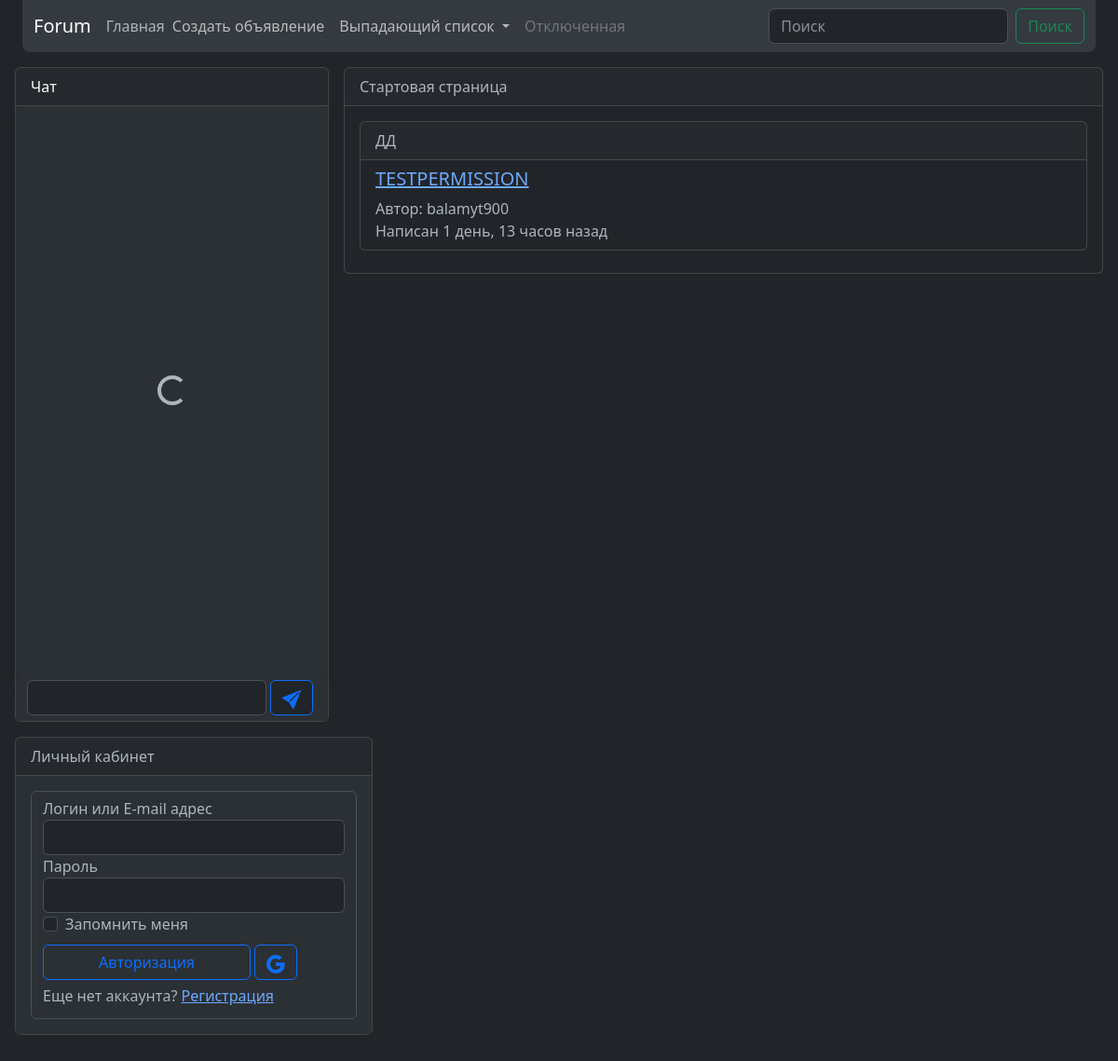
Before: / with the older database file.
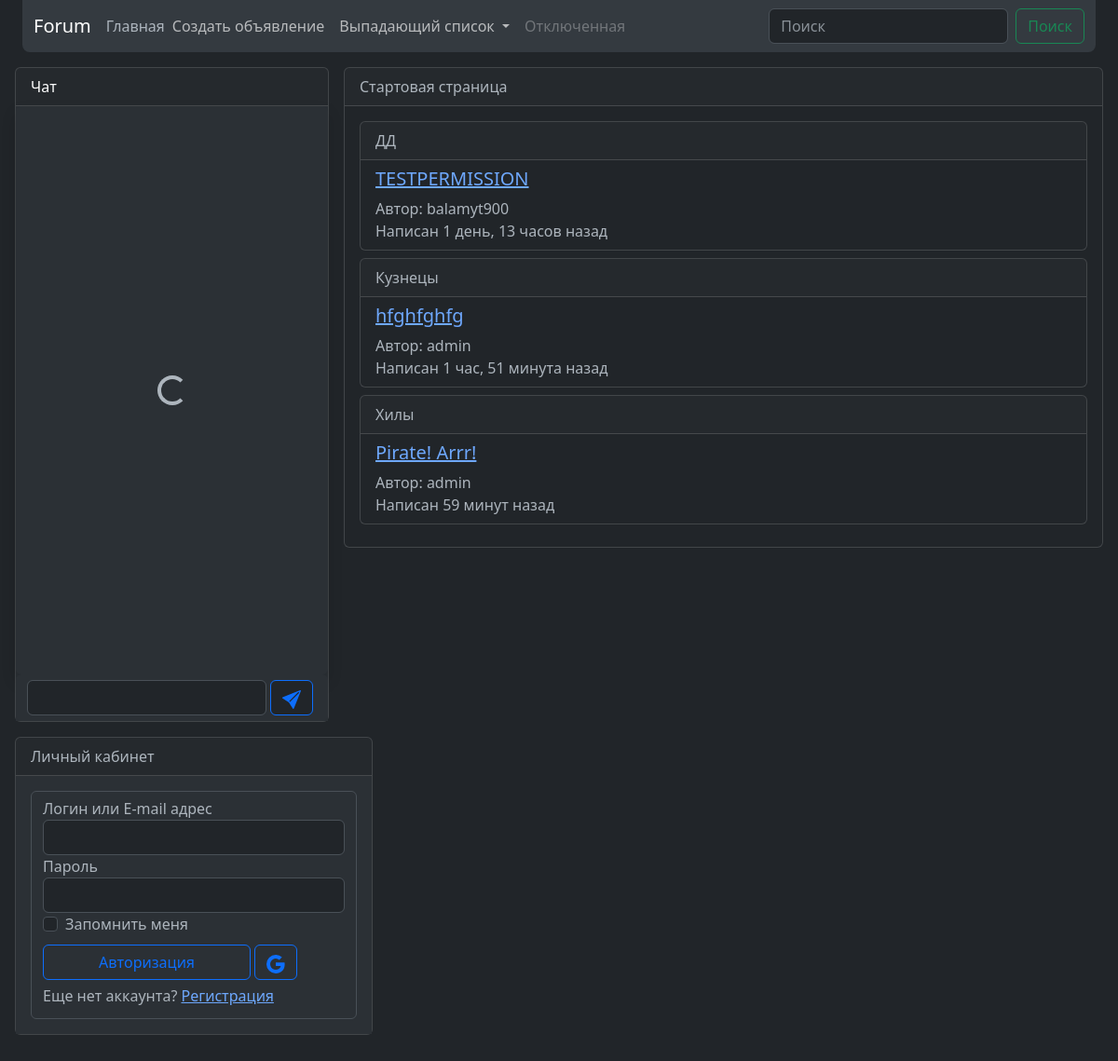
After: the same page with the newer database file.
### announcement/models.py (models this page shows, shortened)
class Announcement(models.Model):
    author = models.ForeignKey(User, on_delete=models.CASCADE)
    title = models.CharField(max_length=255, null=False)
    text = models.CharField(max_length=555, null=False)
    date = models.DateTimeField(default=time)
    category = models.ForeignKey(Category, on_delete=models.CASCADE)
    class Meta:
        ordering = ('date', )

class Category(models.Model):
    name = models.CharField(max_length=50, null=False)

### main/views.py (the view)
# urls.py: path('', IndexView.as_view()),
class IndexView(ListView):
    model = Category
    template_name = 'index.html'
    def get_context_data(self, *, object_list=None, **kwargs):
        context = super().get_context_data(**kwargs)
        objects = Announcement.objects.all()[:10]
        cats = context['object_list']
        context['object_list'] = {}
        for cat in cats:
            context['object_list'][f'{cat.name}'] = []
            for obj in objects:
                if obj.category.name == cat.name:
                    context['object_list'][f'{cat.name}'].append(obj)
            if not context['object_list'][f'{cat.name}']:
                context['object_list'].pop(f'{cat.name}')
        return context

### templates/index.html
{% extends 'main.html' %}
{% block extra_head %}
{% load humanize %}
{% endblock %}
{% block body %}
<div class="card">
    <div class="card-header">Стартовая страница</div>
    <div class="card-body">
        {% for cat, objects in object_list.items %}
            <div class="card mb-2">
                <div class="card-header">{{ cat }}</div>
                <div class="group-list card-body py-2">
                    {% for obj in objects %}
                        <div class="group-list-item">
                            <a href="/announce/{{ obj.pk }}"><h5>{{ obj.title }}</h5></a>
                            Автор: {{ obj.author }}<br>
                            Написан {{ obj.date|timesince }} назад
                        </div>
                    {% endfor %}
                </div>
            </div>
        {% endfor %}
    </div>
</div>
{% endblock body %}

Changed rows visible on the page:
added Announcement: name "Кузнецы", title "hfghfghfg", author "admin", date "1 час, 51 минута"
added Announcement: name "Хилы", title "Pirate! Arrr!", author "admin", date "59 минут"
